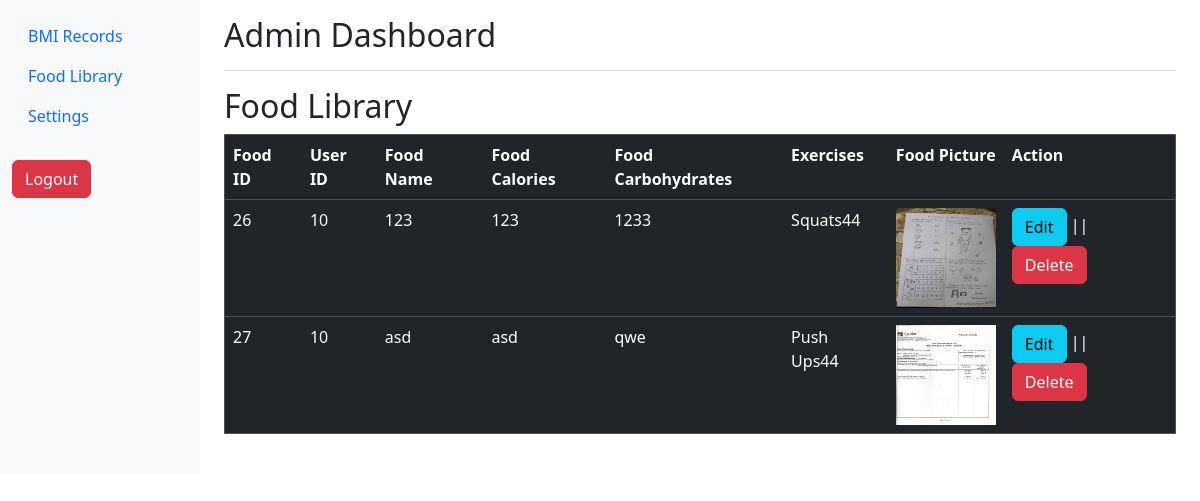
Page /admin_foodlibrary.php (signed in) on the committed database.
### tables this page shows
CREATE TABLE `food_library` (
  `food_id` int(11) NOT NULL,
  `user_id` int(11) NOT NULL,
  `food_name` varchar(20) NOT NULL,
  `food_calories` varchar(20) NOT NULL,
  `food_carbohydrates` varchar(20) NOT NULL,
  `exercise` varchar(255) NOT NULL,
  `food_picture` varchar(255) NOT NULL
);

### admin_foodlibrary.php (the view, shortened to what this page needs)
<?php require 'connection.php';?>
<!DOCTYPE html>
<html lang="en">
<head>
    <link rel="stylesheet" href="bootstrap.css">
</head>
<body>
<div class="container-fluid">
        <div class="row">
            <nav id="sidebarMenu" class="col-md-3 col-lg-2 d-md-block bg-light sidebar collapse">
                <div class="position-sticky pt-3">
                    <ul class="nav flex-column">
                        <li class="nav-item">
                            <a class="nav-link" href="admin-dashboard.php">
                                BMI Records
                            </a>
                        </li>
                        <li class="nav-item">
                            <a class="nav-link" href="admin_foodlibrary.php">
                                Food Library
                            </a>
                        </li>
                        <li class="nav-item">
                            <a class="nav-link" href="#">
                                Settings
                            </a>
                        </li>
                        <form action="" method="POST"><br>
	<button type="submit" name="logout" value="logout" class="btn btn-danger"  onclick="return confirm('Are you sure you want to logout?')">Logout</button>
    </form>
                    </ul>
                </div>
            </nav>
            <main class="col-md-9 ms-sm-auto col-lg-10 px-md-4">
                <div class="d-flex justify-content-between flex-wrap flex-md-nowrap align-items-center pt-3 pb-2 mb-3 border-bottom">
                    <h1 class="h2">Admin Dashboard</h1>
                </div>
<table border="1" class="table table-dark">
	<b>
	<h2>Food Library</h2>
		<th>Food ID</th>
		<th>User ID</th>
		<th>Food Name</th>
		<th>Food Calories</th>
		<th>Food Carbohydrates</th>
        <th>Exercises</th>
		<th>Food Picture</th>
		<th>Action</th>
        <?php
        $sql = "SELECT * FROM food_library";
        $result = $conn->query($sql);
	if($result->num_rows > 0){
		while($row = $result -> fetch_assoc()){
			echo "<tr>";
			echo "<td>".$row["food_id"]."</td>";
			echo "<td>".$row["user_id"]."</td>";
			echo "<td>".$row["food_name"]."</td>";
			echo "<td>".$row["food_calories"]."</td>";
			echo "<td>".$row["food_carbohydrates"]."</td>";
            echo "<td>".$row["exercise"]."</td>";
			echo "<td><img src='" .$row['food_picture'] . "' width='100' height='100'></td>";
			echo "<td><a href='adminfoodlibrary.php?food_id=".$row["food_id"]."'  class='btn btn-info'>Edit</a> || <a href='deleteadmin.php?food_id=".$row["food_id"]."'  class='btn btn-danger'>Delete</a></td>";
			echo "</tr>";
		}
	} else{
		echo "<tr><td colspan = '7'> No records found</td></tr>";
	}
?>
</table>
<br>
</body>
</html>

### rows in the picture
food_library: food_id "26", user "10", food_name "123", food_calories "123", food_carbohydrates "1233", exercise "Squats44", food_picture (picture)
food_library: food_id "27", user "10", food_name "asd", food_calories "asd", food_carbohydrates "qwe", exercise "Push Ups44", food_picture (picture)
